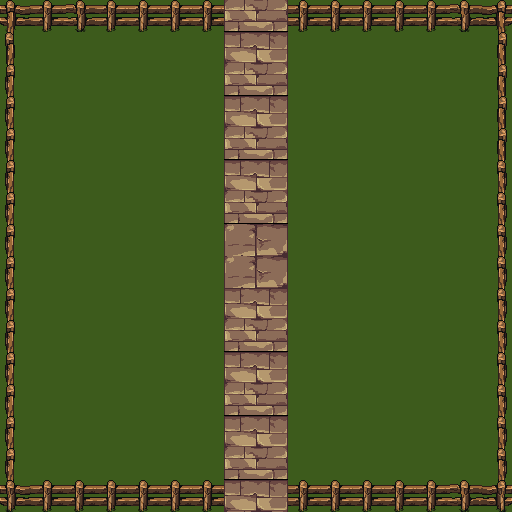

The image is a tile-based game level rendered from a .tmx file. Its description and complete source (layers, tilesets, objects, tile grids) follow:
An orthogonal 16x16 tile map with 32x32 px tiles, 2 tile layers (Ground, Walls).

<map version="1.4" tiledversion="1.4.3" orientation="orthogonal" renderorder="right-down" width="16" height="16" tilewidth="32" tileheight="32" infinite="0" nextlayerid="3" nextobjectid="1">
 <tileset firstgid="1" source="Grassland.tsx" />
 <layer id="1" name="Ground" width="16" height="16">
  <data encoding="csv">
3138,3138,3138,3138,3138,3138,3139,3252,3253,3139,3138,3138,3138,3138,3138,3138,
3202,3202,3202,3202,3202,3202,3139,3188,3189,3139,3202,3202,3202,3202,3202,3202,
3202,3202,3202,3203,3202,3202,3139,3252,3253,3139,3202,3203,3203,3203,3203,3203,
3202,3202,3202,3202,3202,3203,3139,3188,3189,3139,3139,3139,3139,3139,3139,3139,
3203,3203,3203,3203,3203,3203,3139,3252,3253,3139,3203,3203,3203,3203,3203,3203,
3202,3202,3202,3202,3202,3202,3203,3188,3189,3203,3202,3202,3202,3202,3202,3202,
3203,3203,3203,3203,3203,3203,3202,3252,3253,3202,3139,3139,3139,3139,3139,3139,
3203,3203,3203,3203,3203,3203,3203,3316,3317,3139,3139,3139,3203,3203,3203,3203,
3202,3202,3202,3202,3202,3202,3202,3316,3317,3203,3203,3203,3202,3202,3202,3202,
3202,3202,3202,3202,3202,3202,3202,3188,3189,3203,3203,3203,3203,3203,3203,3139,
3203,3203,3203,3203,3203,3203,3203,3252,3253,3202,3202,3202,3202,3202,3202,3203,
3139,3139,3139,3139,3139,3139,3139,3188,3189,3203,3203,3203,3203,3203,3203,3203,
3138,3202,3202,3202,3202,3202,3202,3252,3253,3202,3202,3202,3202,3202,3202,3203,
3202,3202,3203,3203,3203,3203,3203,3188,3189,3203,3203,3203,3203,3203,3203,3203,
3138,3138,3202,3202,3202,3202,3202,3252,3253,3202,3203,3139,3139,3139,3139,3139,
3202,3202,3202,3203,3203,3203,3203,3188,3189,3203,3203,3203,3203,3203,3203,3203
</data>
 </layer>
 <layer id="2" name="Walls" width="16" height="16">
  <data encoding="csv">
3642,3580,3581,3580,3580,3580,3580,3826,3693,3580,3580,3580,3580,3580,3581,3647,
3706,3701,3702,0,0,0,3630,3631,3632,3633,3634,0,0,0,0,3711,
3770,3765,3766,0,0,0,3630,3631,3632,3633,3634,0,0,0,0,3711,
3770,3765,3766,0,0,0,3630,3631,3632,3633,3634,0,0,0,0,3711,
3770,0,0,0,0,0,3630,3631,3632,3633,3634,0,0,0,0,3711,
3770,0,0,0,0,3630,3631,3632,3633,3634,3698,0,0,0,0,3775,
3770,0,0,0,0,3630,3631,3632,3633,3634,3762,3693,3694,3695,3696,3775,
3770,3630,3631,3632,3633,3634,3634,3634,3633,3634,3826,3693,3694,3695,3696,3775,
3770,3694,3695,3696,3697,3698,3698,3698,3634,3634,3757,3757,3758,3759,3760,3775,
3770,3758,3759,3760,3761,3762,3762,3762,3698,3634,3821,3821,3822,3823,3824,3775,
3770,3822,3823,3824,3825,3826,3826,3826,3762,3634,3634,3823,3824,3825,0,3775,
3770,0,0,3822,3823,3824,3825,3826,3826,3698,3634,0,0,0,0,3775,
3770,0,0,0,3822,3823,3824,3825,3826,3762,3698,0,0,0,0,3775,
3770,0,0,0,3822,3823,3824,3825,3826,3826,3762,0,0,0,0,3775,
3770,0,0,0,0,3822,3823,3824,3825,3826,3826,0,0,0,0,3775,
3836,3580,3580,3580,3580,3580,3580,3826,3693,3580,3580,3580,3580,3580,3581,3837
</data>
 </layer>
</map>
